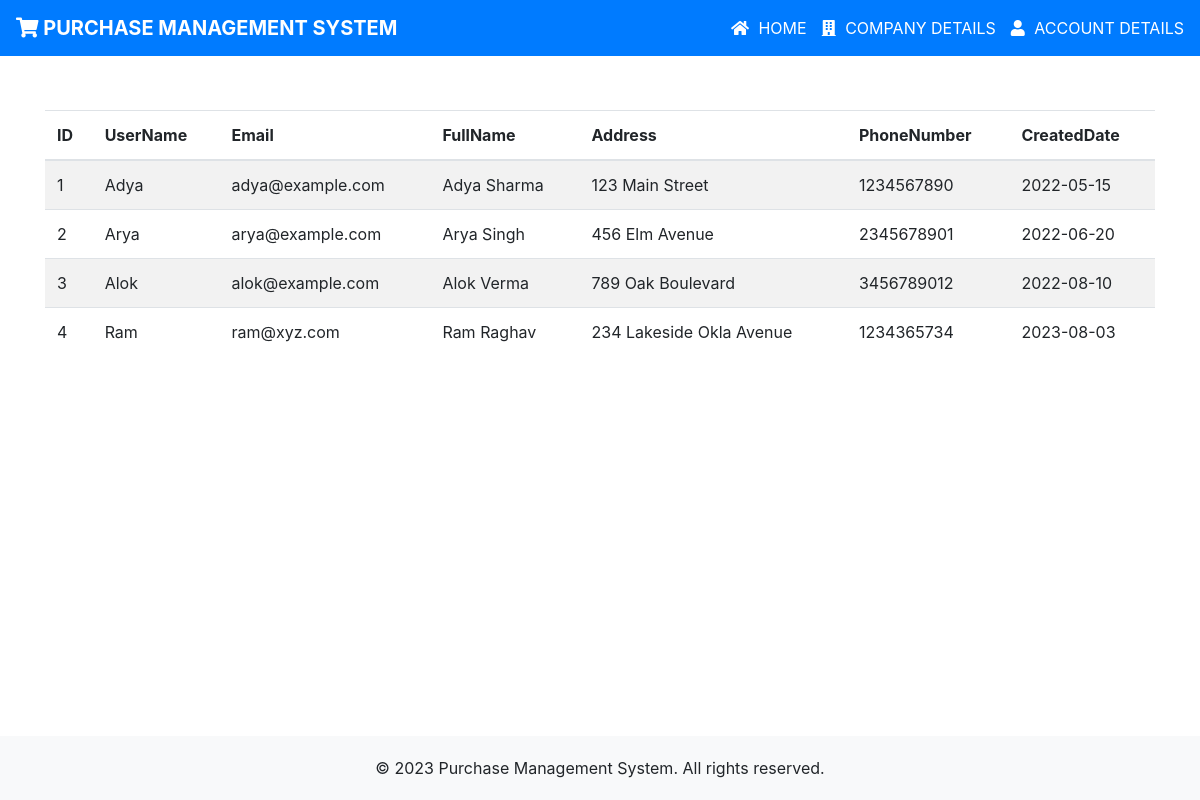
The page /UserList.php on the database its author committed.
### tables this page shows
CREATE TABLE `user_list` (
  `ID` int(100) NOT NULL,
  `Username` varchar(255) NOT NULL,
  `Email` varchar(255) NOT NULL,
  `FullName` varchar(255) NOT NULL,
  `Address` varchar(500) NOT NULL,
  `PhoneNumber` varchar(30) NOT NULL,
  `CreatedDate` date NOT NULL
);

### UserList.php (the view, shortened to what this page needs)
<!DOCTYPE html>
<html>
<head>
  <link rel="stylesheet" href="https://maxcdn.bootstrapcdn.com/bootstrap/4.5.2/css/bootstrap.min.css">
  <link rel="stylesheet" href="https://cdnjs.cloudflare.com/ajax/libs/font-awesome/5.15.3/css/all.min.css">
</head>
<body>
<nav class="navbar navbar-expand-lg navbar-dark fixed-top">
  <a class="navbar-brand" href="#">
    <i class="fas fa-shopping-cart"></i>
    Purchase Management System
  </a>
  <ul class="navbar-nav ml-auto">
    <li class="nav-item info">
      <i class="fas fa-home icon"></i>
      <a href="http://localhost/Project/Index.html">Home</a>
    </li>
    <li class="nav-item info">
      <i class="fas fa-building icon"></i>
      <a href="http://localhost/Project/ComapanyInfo.html">Company Details</a>
    </li>
    <li class="nav-item info">
        <i class="fas fa-user icon"></i>
        <a href="http://localhost/Project/AccountDetails.php">Account Details</a>
      </li>
  </ul>
</nav>
</body>
</html>
<?php
$servername = "localhost";
$username = "root";
$password = "";
$dbname = "pms";
$conn = new mysqli($servername, $username, $password, $dbname);
$sql = "SELECT * FROM user_list";
$result = $conn->query($sql);
if ($result->num_rows > 0) {
  echo '
  <link rel="stylesheet" href="https://maxcdn.bootstrapcdn.com/bootstrap/4.5.2/css/bootstrap.min.css">
  <div class="container">
    <div class="table-responsive">
      <table class="table table-striped table-hover">
        <thead>
          <tr>
            <th>ID</th>
            <th>UserName</th>
            <th>Email</th>
            <th>FullName</th>
            <th>Address</th>
            <th>PhoneNumber</th>
            <th>CreatedDate</th>
          </tr>
        </thead>
        <tbody>';
  while ($row = $result->fetch_assoc()) {
    echo "<tr>";
    echo "<td>" . $row["ID"] ."</td>";
    echo "<td>" . $row["Username"] . "</td>";
    echo "<td>" . $row["Email"] . "</td>";
    echo "<td>" . $row["FullName"] . "</td>";
    echo "<td>" . $row["Address"] . "</td>";
    echo "<td>" . $row["PhoneNumber"] . "</td>";
    echo "<td>" . $row["CreatedDate"] . "</td>";
    echo "</tr>";
  }
  echo '
        </tbody>
      </table>
    </div>
  </div>
  ';
} else {
  echo "0 results";
}
?>
<html>
<head>
</head>
<body>
<footer class="footer">
    <p>&copy; 2023 Purchase Management System. All rights reserved.</p>
</footer>
</body>
</html>

### UserList.php (style rules this page uses)
body { padding-top: 70px; display: flex; flex-direction: column; min-height: 100vh; }
.container { margin-top: 40px; }
.navbar { background-color: #007bff; text-transform: uppercase; }
.navbar-brand, .navbar-nav .nav-link { color: #fff; }
.navbar-brand { font-weight: bold; }
a { color: white; }
.navbar-nav .nav-item.info a { color: white; }
.icon { margin-right: 5px; color: white; }
.navbar-nav .nav-item.info { margin-left: 15px; }
.footer { background-color: #f8f9fa; padding: 20px 0; text-align: center; margin-top: auto; }
.footer p { margin-bottom: 0; }

### rows shown on the page
user_list: ID "1", Username "Adya", Email "adya@example.com", FullName "Adya Sharma", Address "123 Main Street", PhoneNumber "1234567890", CreatedDate "2022-05-15"
user_list: ID "2", Username "Arya", Email "arya@example.com", FullName "Arya Singh", Address "456 Elm Avenue", PhoneNumber "2345678901", CreatedDate "2022-06-20"
user_list: ID "3", Username "Alok", Email "alok@example.com", FullName "Alok Verma", Address "789 Oak Boulevard", PhoneNumber "3456789012", CreatedDate "2022-08-10"
user_list: ID "4", Username "Ram", Email "ram@xyz.com", FullName "Ram Raghav", Address "234 Lakeside Okla Avenue", PhoneNumber "1234365734", CreatedDate "2023-08-03"
